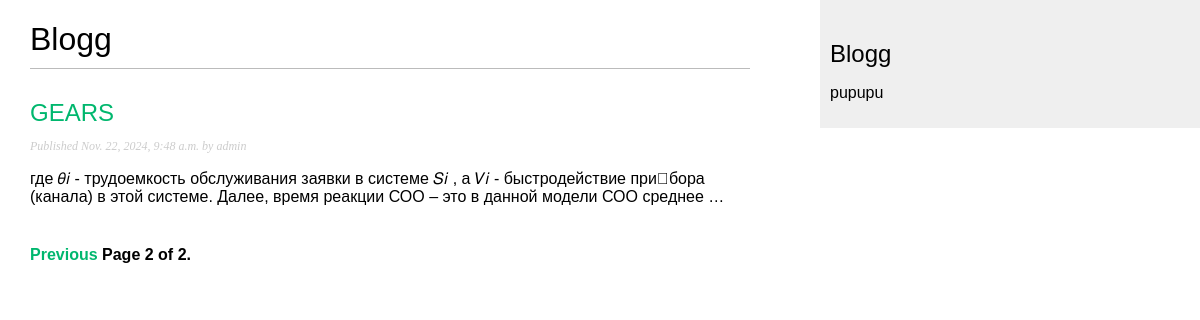
The page /my_app/?page=2 on the database its author committed.
### my_app/models.py (models this page shows, shortened)
class Post(models.Model):
    class Status(models.TextChoices):
        DRAFT = 'DF', 'Draft'
        PUBLISHED = 'PB', 'Published'
    title = models.CharField(max_length=250)
    slug = models.SlugField(max_length=250,
                            unique_for_date='publish')
    author = models.ForeignKey(User,
                               on_delete=models.CASCADE,
                               related_name='blog_posts')
    body = models.TextField()
    publish = models.DateTimeField(default=timezone.now)
    created = models.DateTimeField(auto_now_add=True)
    updated = models.DateTimeField(auto_now=True)
    status = models.CharField(max_length=2,
                              choices=Status.choices,
                              default=Status.DRAFT)
    objects = models.Manager() # менеджер, применяемый по умолчанию
    published = PublishedManager() # конкретно-прикладной менеджер
    class Meta:
        ordering = ['-publish']
        indexes = [
            models.Index(fields=['-publish'])
        ]
    def get_absolute_url(self):
        return reverse("blog:post_detail", args=[self.publish.year,
                                                 self.publish.month,
                                                 self.publish.day,
                                                 self.slug])

### my_app/views.py (the view)
# urls.py: path('', views.post_list, name='post_list'),
def post_list(request):
    post_list = Post.published.all()
    paginator = Paginator(post_list, 3)
    page_number = request.GET.get('page', 1)
    try:
        posts = paginator.page(page_number)
    except PageNotAnInteger:
        posts = paginator.page(1)
    except EmptyPage:
        posts = paginator.page(paginator.num_pages)
    return render(request,
                  'blog/post/list.html',
                  {'posts': posts})

### my_app/models.py (called while the page is built)
    def get_queryset(self) -> models.QuerySet:
        return super().get_queryset()\
            .filter(status=Post.Status.PUBLISHED)

### my_app/templates/blog/post/list.html
{% extends "blog/base.html" %}
{% block content %}
<h1>Blogg</h1>
{% for post in posts %}
<h2>
    <a href="{{ post.get_absolute_url }}">
        {{ post.title }}
    </a>
</h2>
<p class="date">
    Published {{ post.publish }} by {{ post.author }}
</p>
{{ post.body|truncatewords:30|linebreaks }}
{% endfor %}
{% include "pagination.html" with page=posts %}
{% endblock %}

### my_app/static/css/blog.css (style rules this page uses)
body { margin:0; padding:0; font-family:helvetica, sans-serif; }
a { color:#00b76e; text-decoration:none; }
h1 { font-weight:normal; border-bottom:1px solid #bbb; padding:0 0 10px 0; }
h2 { font-weight:normal; margin:30px 0 0; }
p.date { color:#ccc; font-family: georgia, serif; font-size: 12px; font-style: italic; }

### rows shown on the page
Post: title "GEARS", publish "Nov. 22, 2024, 9:48 a.m.", author "admin", body "где 𝜃𝑖 - трудоемкость обслуживания заявки в системе 𝑆𝑖 , а 𝑉𝑖 - быстродействие при\u0002бора (канала) в этой системе. Далее, время реакции СОО – это в данной модели СОО среднее …"

### other values the page prints
{{ page.number }} "2"
{{ page.paginator.num_pages }} "2"
